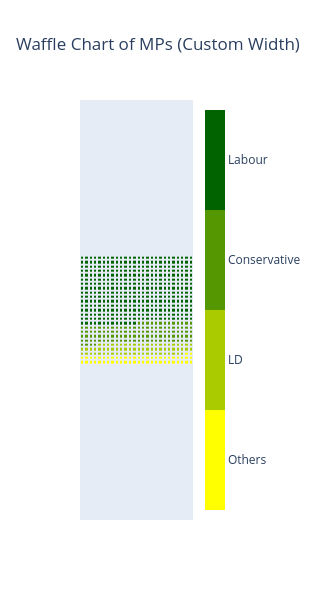

Source (notebook cell):
### Markdown cell above
## Waffle Chart - Example 3 (with `width`)

### Code cell
fig_waffle = pxx.waffle(df=waffle_df, 
                       categories_col='Party', 
                       values_col='Seats',
                       title='Waffle Chart of MPs (Custom Width)',
                       startcolor='yellow',
                       endcolor='darkgreen',
                       width=50
                       )
fig_waffle.show()

### Figure 1 — Plotly figure (JSON) as saved in the notebook; plotly's stock layout.template omitted (floating-point values rounded to 4 significant figures; data arrays with more than 128 entries replaced by an {"elided": "..."} marker saying what was removed)
{"data": [{"autocolorscale": false, "colorbar": {"outlinecolor": "black", "outlinewidth": 0, "thickness": 20, "ticktext": ["Others", "LD", "Conservative", "Labour"], "tickvals": [0.375, 1.125, 1.875, 2.625]}, "colorscale": [[0, "#ffff00"], [0.25, "#ffff00"], [0.25, "#aacb00"], [0.5, "#aacb00"], [0.5, "#559700"], [0.75, "#559700"], [0.75, "#006300"], [1, "#006300"]], "type": "heatmap", "xgap": 2, "ygap": 2, "z": {"elided": "25x26 int values"}}], "layout": {"height": 600, "title": {"text": "Waffle Chart of MPs (Custom Width)"}, "width": 50, "xaxis": {"showgrid": false, "showticklabels": false, "zeroline": false}, "yaxis": {"scaleanchor": "x", "showgrid": false, "showticklabels": false, "zeroline": false}}}
